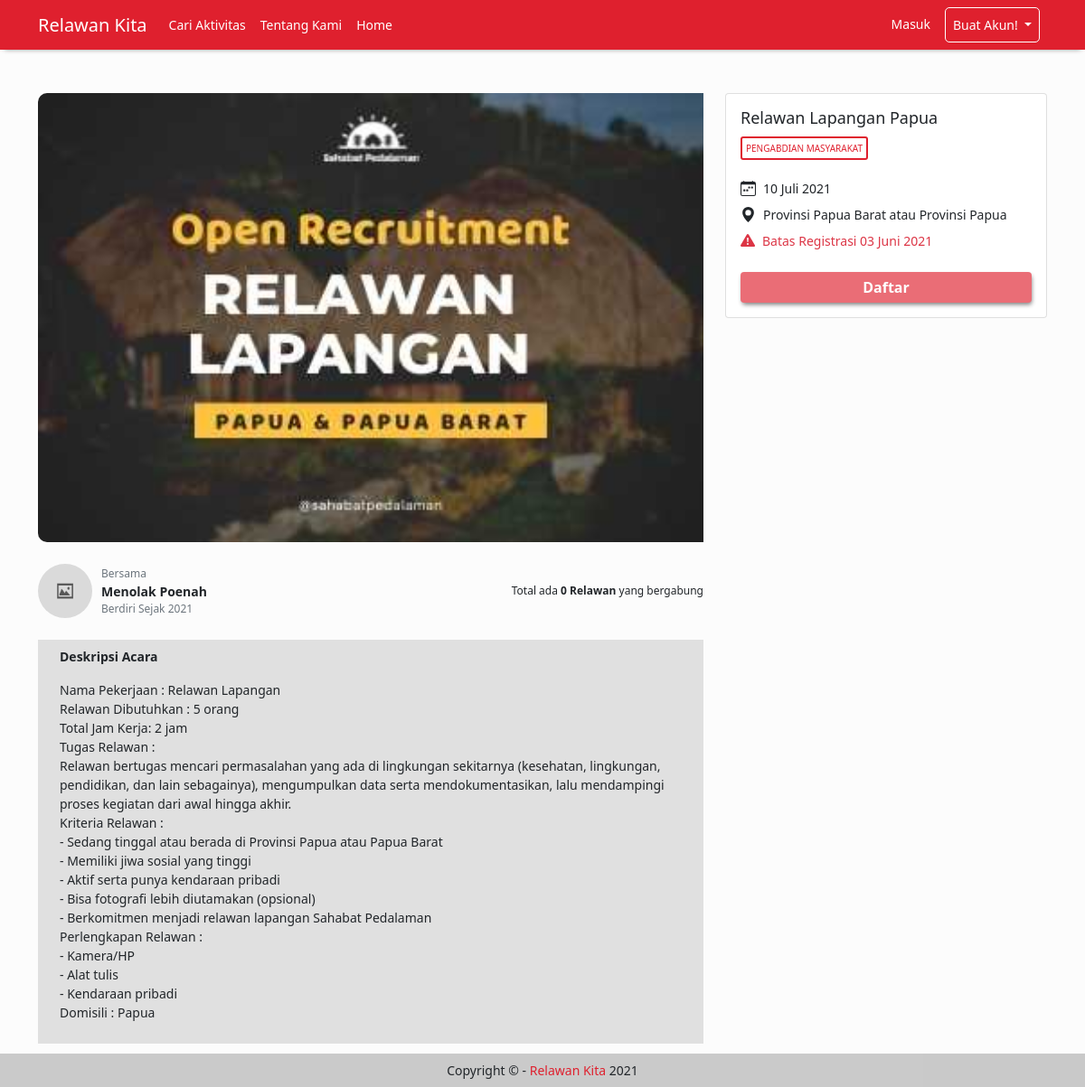
The app's page /ViewAktivitas.php?id_acara=9 with its own data.
### tables this page shows
CREATE TABLE `acara` (
  `id_acara` int(11) NOT NULL,
  `judul_acara` varchar(50) NOT NULL,
  `deskripsi_acara` text NOT NULL,
  `jumlah_kebutuhan` tinyint(5) UNSIGNED NOT NULL,
  `tanggal_batas_registrasi` date NOT NULL,
  `tanggal_acara` date NOT NULL,
  `lokasi` varchar(50) NOT NULL,
  `cover` varchar(255) NOT NULL,
  `id_jenis_acara` int(11) NOT NULL,
  `id_pengguna` int(11) NOT NULL
);

CREATE TABLE `pengguna` (
  `id_pengguna` int(10) NOT NULL,
  `email` varchar(255) NOT NULL,
  `password` varchar(50) NOT NULL,
  `nama` varchar(60) NOT NULL,
  `alamat` text DEFAULT NULL,
  `nomor_telepon` varchar(15) DEFAULT NULL,
  `role` enum('volunteer','admin','organisasi') NOT NULL DEFAULT 'volunteer'
);

CREATE TABLE `organisasi` (
  `id_pengguna` int(11) NOT NULL,
  `deskripsi_organisasi` text DEFAULT NULL,
  `tahun_berdiri` year(4) DEFAULT NULL
);

CREATE TABLE `jenis_acara` (
  `id_jenis_acara` int(11) NOT NULL,
  `nama_jenis_acara` varchar(50) NOT NULL
);

### db/connect.php (called while the page is built, shortened)
<?php
$host = 'localhost';
$admin = 'root';
$password = '';
$db = 'relawan_kita';
$dsn = "mysql:host=$host;dbname=$db";
try {
    $pdo = new PDO($dsn, $admin, $password);
    $pdo->setAttribute(PDO::ATTR_ERRMODE, PDO::ERRMODE_EXCEPTION);
    $pdo->setAttribute(PDO::ATTR_DEFAULT_FETCH_MODE, PDO::FETCH_ASSOC);
} catch (PDOException $e) {
    throw new PDOException($e->getMessage());
}
require_once 'crud.php';
$crud = new crud($pdo);

### db/crud.php (called while the page is built, shortened)
<?php
class crud
{
    private $db;
    function __construct($conn)
    {
        $this->db = $conn;
    }
    public function getAcaraById($id)
    {
        try {
            $sql = "SELECT * FROM acara
                    JOIN pengguna
                        USING(id_pengguna)
                    JOIN organisasi
                        USING(id_pengguna)
                    JOIN jenis_acara
                        USING(id_jenis_acara)
                    WHERE id_acara = $id";
            $result = $this->db->query($sql);
            return $result;
        } catch (PDOException $e) {
            echo $e->getMessage();
            return false;
        }
    }
}

### functions/convert-date.php (called while the page is built)
<?php
  function tgl_indo($tanggal){
    $bulan = array (
      1 =>   'Januari',
      'Februari',
      'Maret',
      'April',
      'Mei',
      'Juni',
      'Juli',
      'Agustus',
      'September',
      'Oktober',
      'November',
      'Desember'
    );
    $pecahkan = explode('-', $tanggal);
    return $pecahkan[2] . ' ' . $bulan[ (int)$pecahkan[1] ] . ' ' . $pecahkan[0];
  }
?>

### ViewAktivitas.php (the view, shortened to what this page needs)
<?php
require_once './db/connect.php';
require_once './includes/header.php';
require_once './functions/convert-date.php';
if (isset($_GET['id_acara'])) {
    $id_acara = $_GET['id_acara'];
    $results = $crud->getAcaraById($id_acara);
    $r = $results->fetch(PDO::FETCH_ASSOC);
    $hasil = $pdo->query("SELECT COUNT(*) as total FROM status WHERE id_acara = $id_acara")->fetch(PDO::FETCH_ASSOC);
    $total_daftar = $hasil['total'];
} else {
    header("Location: CariAktivitas.php");
}
?>
<div class="row d-flex flex-row">
    <div class="col-md-8">
        <img src="./assets/images/<?= $r['cover'] == '' ? 'default.jpg' : 'cover/' . $r['cover']; ?>" alt="Foto Acara" class="img-fluid" style="width: 100%;max-height: 500px; object-fit: cover;">
        <div class="d-flex flex-row align-items-center justify-content-between my-4">
            <div class="col-6 d-flex flex-row align-items-center">
                <img src="assets/images/default.jpg" style="width: 60px; height: 60px; margin-right: 10px" class="rounded-circle" alt="Logo Organisasi">
                <div>
                    <small class="text-muted m-0 d-block">Bersama</small>
                    <p class="fw-bold m-0"><?= $r['nama']; ?></p>
                    <small class="text-muted m-0 d-block">Berdiri Sejak <?= $r['tahun_berdiri']; ?></small>
                </div>
            </div>
            <small>Total ada <b><?= $total_daftar; ?> Relawan</b> yang bergabung</small>
        </div>
        <div class="py-2" style="background-color: #E0E0E0;">
            <div class="container">
                <p class="fw-bold">Deskripsi Acara</p>
                <p style="white-space: pre-wrap;"><?= $r['deskripsi_acara']; ?></p>
            </div>
        </div>
    </div>
    <div class="col-md-4">
        <div class="card">
            <div class="card-body">
                <h5 class="card-title text-capitalize"><?= $r['judul_acara']; ?></h5>
                <span class="text-uppercase p-1" style="border: 2px solid #DF202E; color:#DF202E; font-size: 10px; border-radius: 3px"><?= $r['nama_jenis_acara']; ?></span>
                <div class="mt-4">
                    <div class="d-flex flex-row align-items-center mb-2">
                        <p class="ms-2 mb-0"><?= tgl_indo($r['tanggal_acara']); ?></p>
                    </div>
                    <div class="d-flex flex-row align-items-center mb-2">
                        <svg xmlns="http://www.w3.org/2000/svg" width="17" height="17" fill="currentColor" class="bi bi-geo-alt-fill" viewBox="0 0 16 16">
                            <path d="M8 16s6-5.686 6-10A6 6 0 0 0 2 6c0 4.314 6 10 6 10zm0-7a3 3 0 1 1 0-6 3 3 0 0 1 0 6z" />
                        </svg>
                        <p class="ms-2 mb-0"><?= $r['lokasi']; ?></p>
                    </div>
                    <div class="d-flex flex-row align-items-center mb-2">
                        <p class="ms-2 mb-0 text-danger">Batas Registrasi <?= tgl_indo($r['tanggal_batas_registrasi']); ?></p>
                    </div>
                    <div class=" mt-4">
                        <?php if (date("Y-m-d") > $r['tanggal_batas_registrasi']) : ?>
                            <div class="d-grid">
                                <button class="btn text-white p-1 btn-block bg-color-red fw-bold not-allowed" style="box-shadow: 1px 3px 5px -1px rgba(0, 0, 0, 0.8);" disabled>Daftar</button>
                            </div>
                        <?php else : ?>
                            <form method="POST" action="" class="d-grid">
                                <button type="submit" name="submit" class="btn text-white p-1 btn-block bg-color-red fw-bold" style="box-shadow: 1px 3px 5px -1px rgba(0, 0, 0, 0.8);">Daftar</button>
                            </form>
                        <?php endif ?>
                    </div>
                </div>
            </div>
        </div>
    </div>
</div>
<?php require_once './includes/footer.php'; ?>

### styles/stylesheet.css (style rules this page uses)
* { box-sizing: border-box; margin: 0; padding: 0; }
body { font-family: "Segoe UI", Tahoma, Geneva, Verdana, sans-serif; height: 100%; background-color: rgb(252, 252, 252); }
p, a, label { font-size: 14px; }
small { font-size: 12px; }
h5 { font-size: 18px; }
.not-allowed { cursor: not-allowed ; pointer-events: all !important; }
.bg-color-red { background-color: #DF202E !important; }
img.img-fluid { border-bottom-left-radius: 10px; border-top-left-radius: 10px; }

### records on screen
acara: cover (picture), id_pengguna.nama "Menolak Poenah", organisasi.tahun_berdiri "2021", deskripsi_acara "Nama Pekerjaan : Relawan Lapangan Relawan Dibutuhkan : 5 orang Total Jam Kerja: 2 jam Tugas Relawan : Relawan bertugas mencari permasalahan yang ada di lingkungan sekitarnya (kesehatan, lingkungan, pendidikan, dan lain sebagainya), mengumpulkan data serta mendokumentasikan, lalu mendampingi proses kegiatan dari awal hingga akhir. Kriteria Relawan : - Sedang tinggal atau berada di Provinsi Papua atau Papua Barat - Memiliki jiwa sosial yang tinggi - Aktif serta punya kendaraan pribadi - Bisa fotografi lebih diutamakan (opsional) - Berkomitmen menjadi relawan lapangan Sahabat Pedalaman Perlengkapan Relawan : - Kamera/HP - Alat tulis - Kendaraan pribadi Domisili : Papua", judul_acara "Relawan Lapangan Papua", id_jenis_acara.nama_jenis_acara "PENGABDIAN MASYARAKAT", tanggal_acara "10 Juli 2021", lokasi "Provinsi Papua Barat atau Provinsi Papua", tanggal_batas_registrasi "03 Juni 2021"

### other values on screen
$total_daftar "0"
